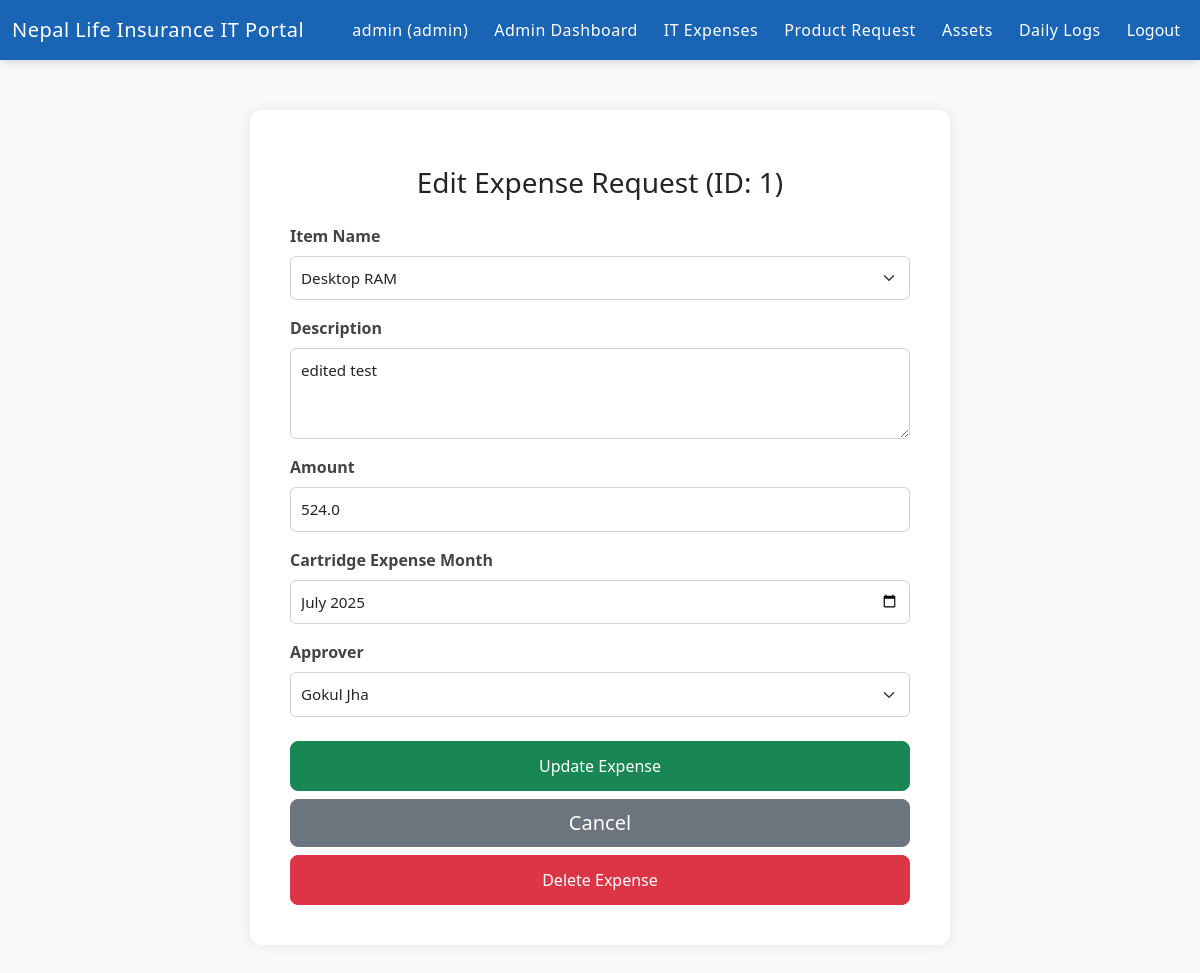
The app's page /admin/expenses/edit/1 (signed in) with its own data.
### website/models.py (models this page shows)
class User(db.Model, UserMixin):
    id = db.Column(db.Integer, primary_key=True)
    username = db.Column(db.String(150), unique=True, nullable=False)
    password_hash = db.Column(db.String(200), nullable=False)
    role = db.Column(db.String(50), nullable=False)

class ExpenseRequest(db.Model):
    id = db.Column(db.Integer, primary_key=True)
    branch = db.Column(db.String(100), nullable=False)
    item = db.Column(db.String(100), nullable=False)
    description = db.Column(db.Text, nullable=False)
    amount = db.Column(db.Float, nullable=False)
    expense_month = db.Column(db.String(10), nullable=True)
    letter_filename = db.Column(db.String(200), nullable=False)
    approver = db.Column(db.String(120), nullable=False)
    date_submitted = db.Column(db.DateTime, default=datetime.utcnow)

### website/admin.py (the view, shortened to what this page needs)
@admin.route('/admin/expenses/edit/<int:expense_id>', methods=['GET', 'POST'])
@login_required
@role_required('admin')
def edit_expense(expense_id):
    expense = ExpenseRequest.query.get_or_404(expense_id)
    assets = get_assets_from_csv()
    return render_template('edit_expense.html', expense=expense, assets=assets, approver_names=approver_names)

### website/__init__.py (called while the page is built)
def create_app():
    app = Flask(__name__)
    app.config['SECRET_KEY'] = 'NLICWEB'
    app.config['SQLALCHEMY_DATABASE_URI'] = 'sqlite:///asset_app.db'
    app.config['SQLALCHEMY_TRACK_MODIFICATIONS'] = False
    db.init_app(app)
    from .models import User
    login_manager.login_view = 'auth.login'
    login_manager.init_app(app)
    @login_manager.user_loader
    def load_user(user_id):
        return User.query.get(int(user_id))
    from . import models
    with app.app_context():
        db.create_all()
    from .views import views
    from .auth import auth
    from .admin import admin
    app.register_blueprint(views, url_prefix='/')
    app.register_blueprint(auth, url_prefix='/')
    app.register_blueprint(admin, url_prefix='/')
    return app

### website/utils.py (called while the page is built)
def get_assets_from_csv():
    try:
        csv_path = os.path.join(current_app.root_path, 'static', 'lists', 'Assets Names and Categories.csv')
        df = pd.read_csv(csv_path)
        assets = df['Item Name'].dropna().unique().tolist()
        return assets
    except Exception as e:
        print(f"Failed to load CSV: {e}")
        return []

def role_required(*roles):
    def decorator(f):
        @wraps(f)
        def wrapper(*args, **kwargs):
            if not current_user.is_authenticated:
                flash('Please log in to access this page.', 'warning')
                return redirect(url_for('auth.login', next=request.url))
            if current_user.role not in roles:
                return render_template('403.html'), 403
            return f(*args, **kwargs)
        return wrapper
    return decorator

### website/templates/edit_expense.html (shortened to what this page needs)
{% extends 'base.html' %}
{% block content %}
<div class="asset-form container">
    <div class="text-center mb-4">
            <h3 class="mt-3">Edit Expense Request (ID: {{ expense.id }})</h3>
        </div>
    <div class="card-body">
        <form method="POST">
            <div class="mb-3">
                <label for="item" class="form-label">Item Name</label>
                <select class="form-select" id="item" name="item" required>
                    <option value="{{ expense.item }}">{{ expense.item }}</option>
                </select>
            </div>
            <div class="mb-3">
                <label for="description" class="form-label">Description</label>
                <textarea name="description" id="description" class="form-control" rows="3" required>{{ expense.description }}</textarea>
            </div>
            <div class="mb-3">
                <label for="amount" class="form-label">Amount</label>
                <input type="number" step="0.01" name="amount" id="amount" class="form-control" value="{{ expense.amount }}" required>
            </div>
            <div class="mb-3">
                <label for="expense_month" class="form-label">Cartridge Expense Month</label>
                <input type="month" class="form-control" id="expense_month" name="expense_month" value="{{ expense.expense_month }}">
            </div>
            <div class="mb-3">
            <label for="approver" class="form-label">Approver</label>
            <select class="form-select" id="approver" name="approver" required>
                {% for email, name in approver_names.items() %}
                <option value="{{ email }}" {% if expense.approver == email %}selected{% endif %}>
                {{ name }}
                 </option>
                {% endfor %}
            </select>
            </div>
            <div class="d-grid gap-2 mt-4">
            <button type="submit" class="btn btn-success px-5">Update Expense</button>
            <a href="{{ url_for('admin.expenses') }}" class="btn btn-secondary btn-lg ">Cancel</a>
            </div>
        </form>
        <form method="POST" action="{{ url_for('admin.delete_expense', expense_id=expense.id) }}" onsubmit="return confirm('Are you sure you want to delete this expense?');">
        <button type="submit" class="btn btn-danger btn-sm mt-2">Delete Expense</button>
</form>
    </div>
</div>
{% endblock %}

### website/templates/base.html (shortened to what this page needs)
<!DOCTYPE html>
<html lang="en">
<head>
    <link href="https://cdn.jsdelivr.net/npm/bootstrap@5.3.3/dist/css/bootstrap.min.css" rel="stylesheet">
    <link rel="stylesheet" href="{{ url_for('static', filename='css/form.css') }}">
    <link rel="stylesheet" href="{{ url_for('static', filename='css/nav.css') }}">
</head>
<body class="bg-light">
    <nav class="navbar navbar-expand-lg navbar-dark bg-primary sticky">
    <div class="container-fluid">
        <a class="navbar-brand" href="{{ url_for('views.home') }}">Nepal Life Insurance IT Portal</a>
        <div class="collapse navbar-collapse" id="navbarNav">
            <ul class="navbar-nav ms-auto">
                {% if current_user.is_authenticated %}
                    <li class="nav-item">
                        <span class="nav-link text-white">
                            {{ current_user.username }} ({{ current_user.role }})
                        </span>
                    </li>
                    {% if current_user.role == 'admin' %}
                        <li class="nav-item">
                            <a class="nav-link" href="{{ url_for('admin.admin_dashboard') }}">Admin Dashboard</a>
                        </li>
                    {% endif %}
                    <li class="nav-item"><a class="nav-link" href="{{ url_for('views.expenses') }}">IT Expenses</a></li>
                    <li class="nav-item"><a class="nav-link" href="{{ url_for('views.product') }}">Product Request</a></li>
                    <li class="nav-item"><a class="nav-link" href="{{ url_for('views.assets') }}">Assets</a></li>
                    <li class="nav-item"><a class="nav-link" href="{{ url_for('views.logs') }}">Daily Logs</a></li>
                    <li class="nav-item">
                        <form method="POST" action="{{ url_for('auth.logout') }}">
                            <button type="submit" class="btn btn-outline-light btn-sm nav-link border-0">Logout</button>
                        </form>
                    </li>
                {% endif %}
            </ul>
        </div>
    </div>
</nav>
    <div class="container-fluid mt-4">
        {% block content %}
        {% endblock %}
    </div>
</body>
</html>

### website/static/css/form.css (style rules this page uses)
.asset-form { max-width: 700px; margin: 50px auto; background-color: #ffffff; padding: 40px; border-radius: 12px; box-shadow: 0 0 15px rgba(0, 0, 0, 0.08); }
.asset-form .form-label { font-weight: 600; color: #444; }
.asset-form .form-control, .asset-form .form-select { padding: 10px; font-size: 0.95rem; border-radius: 6px; border: 1px solid #ced4da; }
.asset-form button[type="submit"] { display: block; width: 100%; padding: 12px; font-size: 1rem; border-radius: 8px; }

### website/static/css/nav.css (style rules this page uses)
.navbar { box-shadow: 0 2px 10px rgba(0, 0, 0, 0.15); font-weight: 500; letter-spacing: 0.5px; }
.navbar.bg-primary { background-color: #1964b4 !important; }
.navbar .nav-link { color: #ffffff !important; padding: 10px 15px; border-radius: 5px; transition: background 0.3s ease; }
.navbar-nav .nav-item { margin-left: 10px; }

### records on screen
User: username "admin", role "admin"
ExpenseRequest: id "1", item "Desktop RAM", description "edited test", amount "524.0", expense_month "2025-07", approver "Gokul Jha"
